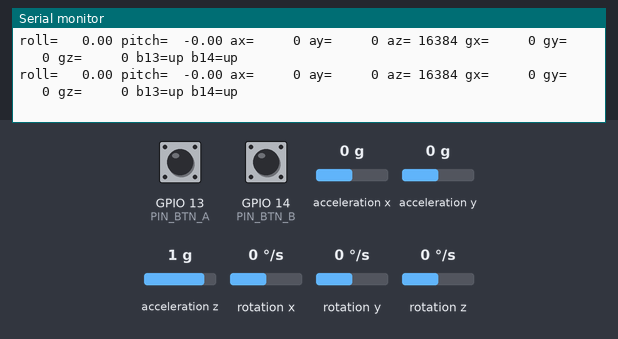
A sketch run on a simulated ESP32. Parts: the last lines printed to the serial monitor. Wiring (inferred from the names in the program): MPU-9250 motion sensor at I2C address 0x68. The inputs (shaded band) are chosen by the test bench; at power-on: acceleration x 0 g, GPIO 13 (PIN_BTN_A) HIGH, GPIO 14 (PIN_BTN_B) HIGH, acceleration y 0 g, acceleration z 1 g, rotation x 0 °/s, rotation y 0 °/s, rotation z 0 °/s.

Above: at 2.8 s.
2.9 s: acceleration x set to -1.4 g
At 2.92 s:
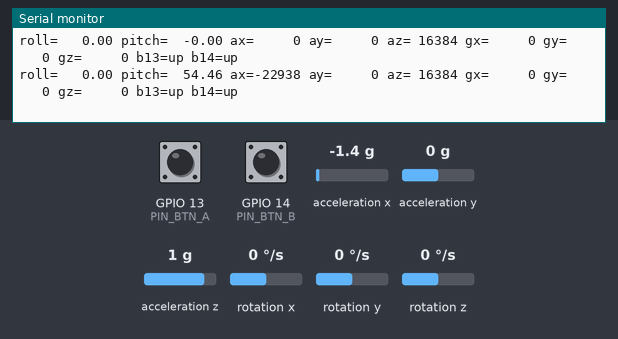
4.9 s: GPIO 13 (PIN_BTN_A) pulled LOW for 0.15 s
At 4.93 s:
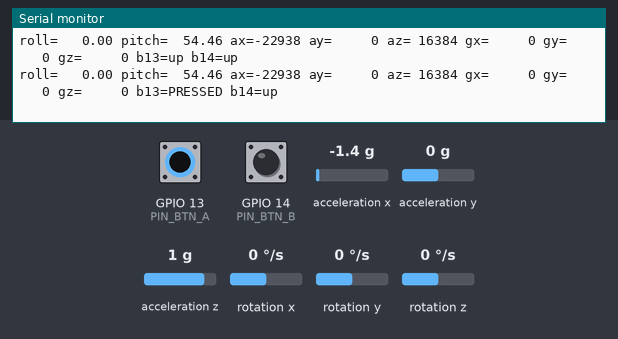
6.5 s: GPIO 14 (PIN_BTN_B) pulled LOW for 0.15 s
At 6.53 s:
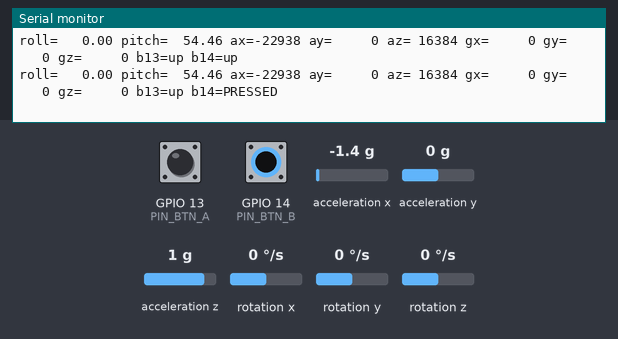
8.1 s: acceleration y set to -1.4 g
At 8.13 s:
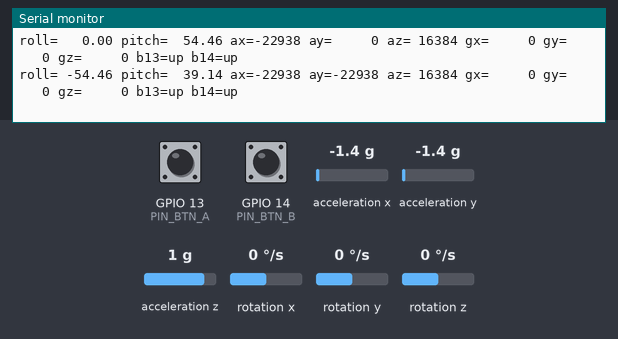
10.1 s: GPIO 13 (PIN_BTN_A) pulled LOW for 1 s
At 10.13 s:
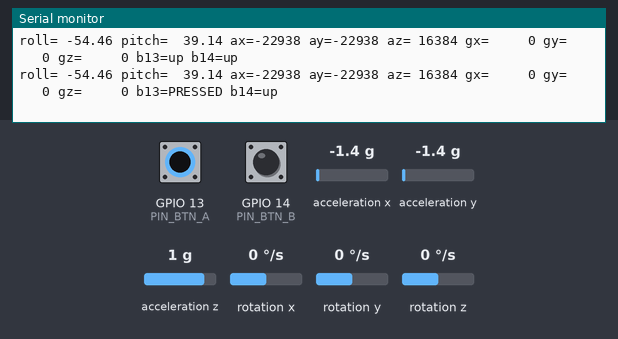
12.6 s: GPIO 14 (PIN_BTN_B) pulled LOW for 1 s
At 12.63 s:
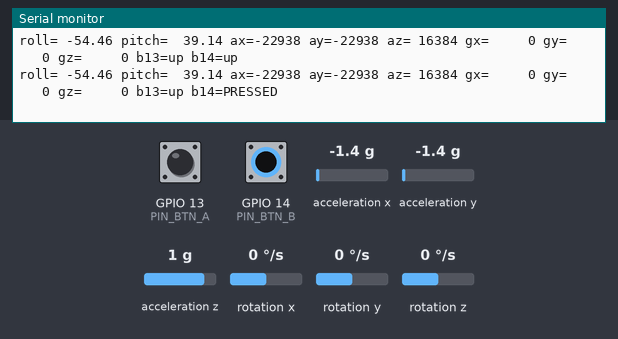

The sketch:

test_hardware.ino
```cpp
// Aloft hardware diagnostic sketch.
// Wiring: MPU-6050/6500 (GY-521) SDA -> GPIO21, SCL -> GPIO22, VCC -> 3.3V.
// Buttons: GPIO13 and GPIO14 to GND, INPUT_PULLUP (pressed = LOW).
// Uses raw Wire register access so MPU-6500 clones (WHO_AM_I 0x70) work too.

#include <Wire.h>
#include <math.h>

static const int PIN_SDA = 21;
static const int PIN_SCL = 22;
static const int PIN_BTN_A = 13;
static const int PIN_BTN_B = 14;

static const uint8_t REG_PWR_MGMT_1 = 0x6B;
static const uint8_t REG_WHO_AM_I = 0x75;
static const uint8_t REG_ACCEL_XOUT_H = 0x3B;

uint8_t mpuAddr = 0;  // 0 = not found

bool writeReg(uint8_t addr, uint8_t reg, uint8_t val) {
  Wire.beginTransmission(addr);
  Wire.write(reg);
  Wire.write(val);
  return Wire.endTransmission() == 0;
}

bool readRegs(uint8_t addr, uint8_t reg, uint8_t *buf, size_t n) {
  Wire.beginTransmission(addr);
  Wire.write(reg);
  if (Wire.endTransmission(false) != 0) return false;
  size_t got = Wire.requestFrom((int)addr, (int)n);
  if (got != n) return false;
  for (size_t i = 0; i < n; i++) buf[i] = Wire.read();
  return true;
}

void i2cScan() {
  Serial.println("I2C scan (SDA=21, SCL=22):");
  int found = 0;
  for (uint8_t a = 1; a < 127; a++) {
    Wire.beginTransmission(a);
    if (Wire.endTransmission() == 0) {
      Serial.printf("  found device at 0x%02X\n", a);
      found++;
      if (mpuAddr == 0 && (a == 0x68 || a == 0x69)) mpuAddr = a;
    }
  }
  if (found == 0) Serial.println("  no I2C devices found");
  Serial.printf("I2C scan done, %d device(s)\n", found);
}

void setup() {
  Serial.begin(115200);
  delay(1500);
  Serial.println();
  Serial.println("=== Aloft test_hardware ===");

  pinMode(PIN_BTN_A, INPUT_PULLUP);
  pinMode(PIN_BTN_B, INPUT_PULLUP);

  Wire.begin(PIN_SDA, PIN_SCL);
  Wire.setClock(100000);

  i2cScan();

  if (mpuAddr == 0) {
    Serial.println("MPU not found at 0x68 or 0x69. Check VCC/GND/SDA/SCL wiring.");
  } else {
    uint8_t who = 0;
    if (readRegs(mpuAddr, REG_WHO_AM_I, &who, 1)) {
      Serial.printf("WHO_AM_I (0x75) at 0x%02X = 0x%02X", mpuAddr, who);
      if (who == 0x68) Serial.println("  -> MPU-6050");
      else if (who == 0x70) Serial.println("  -> MPU-6500");
      else if (who == 0x71) Serial.println("  -> MPU-9250");
      else if (who == 0x73) Serial.println("  -> MPU-9255");
      else Serial.println("  -> unknown/clone");
    } else {
      Serial.println("WHO_AM_I read failed");
    }
    // Wake the sensor: clear sleep bit, use internal 8 MHz clock.
    if (writeReg(mpuAddr, REG_PWR_MGMT_1, 0x00)) {
      Serial.println("Sensor woken (PWR_MGMT_1 = 0x00)");
    } else {
      Serial.println("Failed to write PWR_MGMT_1");
    }
    delay(100);
  }
  Serial.println("Streaming at 10 Hz...");
}

void loop() {
  static uint32_t last = 0;
  uint32_t now = millis();
  if (now - last < 100) return;
  last = now;

  bool btnA = digitalRead(PIN_BTN_A) == LOW;
  bool btnB = digitalRead(PIN_BTN_B) == LOW;

  if (mpuAddr == 0) {
    Serial.printf("MPU missing  b13=%s b14=%s\n", btnA ? "PRESSED" : "up", btnB ? "PRESSED" : "up");
    return;
  }

  uint8_t raw[14];
  if (!readRegs(mpuAddr, REG_ACCEL_XOUT_H, raw, 14)) {
    Serial.printf("MPU read error  b13=%s b14=%s\n", btnA ? "PRESSED" : "up", btnB ? "PRESSED" : "up");
    return;
  }

  int16_t ax = (int16_t)((raw[0] << 8) | raw[1]);
  int16_t ay = (int16_t)((raw[2] << 8) | raw[3]);
  int16_t az = (int16_t)((raw[4] << 8) | raw[5]);
  // raw[6..7] = temperature
  int16_t gx = (int16_t)((raw[8] << 8) | raw[9]);
  int16_t gy = (int16_t)((raw[10] << 8) | raw[11]);
  int16_t gz = (int16_t)((raw[12] << 8) | raw[13]);

  float fx = ax, fy = ay, fz = az;
  float roll = atan2f(fy, fz) * 180.0f / (float)M_PI;
  float pitch = atan2f(-fx, sqrtf(fy * fy + fz * fz)) * 180.0f / (float)M_PI;

  Serial.printf("roll=%7.2f pitch=%7.2f ax=%6d ay=%6d az=%6d gx=%6d gy=%6d gz=%6d b13=%s b14=%s\n",
                roll, pitch, ax, ay, az, gx, gy, gz,
                btnA ? "PRESSED" : "up", btnB ? "PRESSED" : "up");
}
```

Measured:
- after the input at 2.9 s, the serial monitor: prints a new line at once (image 1)
- after the input at 4.9 s, the serial monitor: prints a new line at once (image 2)
- after the input at 6.5 s, the serial monitor: prints a new line at once (image 3)
- after the input at 8.1 s, the serial monitor: prints a new line at once (image 4)
- after the input at 10.1 s, the serial monitor: prints a new line at once (image 5)
- after the input at 12.6 s, the serial monitor: prints a new line at once (image 6)
